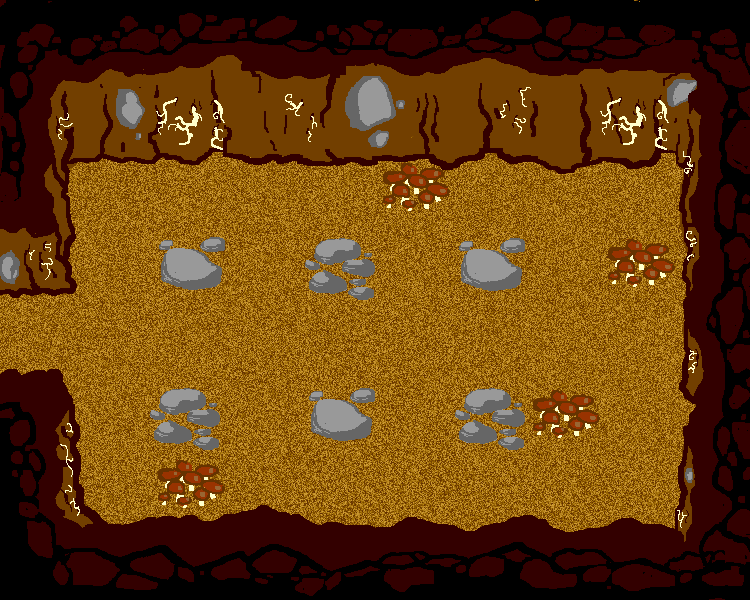

The image is a tile-based game level rendered from a .tmx file. Its description and source (layers, tilesets, objects; grid data summarised) follow:
An orthogonal 10x8 tile map with 75x75 px tiles, 1 tile layer (Tile Layer 1).

<map version="1.0" orientation="orthogonal" width="10" height="8" tilewidth="75" tileheight="75">
 <tileset firstgid="1" name="wall_v2" tilewidth="75" tileheight="75">
  <image source="wall_v2.gif" width="800" height="600" />
  <tile id="0">
   <properties>
    <property name="blocked" value="" />
   </properties>
  </tile>
  <tile id="1">
   <properties>
    <property name="blocked" value="" />
   </properties>
  </tile>
  <tile id="2">
   <properties>
    <property name="blocked" value="" />
   </properties>
  </tile>
  <tile id="3">
   <properties>
    <property name="blocked" value="" />
   </properties>
  </tile>
  <tile id="4">
   <properties>
    <property name="blocked" value="" />
   </properties>
  </tile>
  <tile id="5">
   <properties>
    <property name="blocked" value="" />
   </properties>
  </tile>
  <tile id="6">
   <properties>
    <property name="blocked" value="" />
   </properties>
  </tile>
  <tile id="7">
   <properties>
    <property name="blocked" value="" />
   </properties>
  </tile>
  <tile id="8">
   <properties>
    <property name="blocked" value="" />
   </properties>
  </tile>
  <tile id="9">
   <properties>
    <property name="blocked" value="" />
   </properties>
  </tile>
  <tile id="10">
   <properties>
    <property name="blocked" value="" />
   </properties>
  </tile>
  <tile id="19">
   <properties>
    <property name="blocked" value="" />
   </properties>
  </tile>
  <tile id="20">
   <properties>
    <property name="blocked" value="" />
   </properties>
  </tile>
  <tile id="29">
   <properties>
    <property name="blocked" value="" />
   </properties>
  </tile>
  <tile id="39">
   <properties>
    <property name="blocked" value="" />
   </properties>
  </tile>
  <tile id="49">
   <properties>
    <property name="blocked" value="" />
   </properties>
  </tile>
  <tile id="50">
   <properties>
    <property name="blocked" value="" />
   </properties>
  </tile>
  <tile id="59">
   <properties>
    <property name="blocked" value="" />
   </properties>
  </tile>
  <tile id="60">
   <properties>
    <property name="blocked" value="" />
   </properties>
  </tile>
  <tile id="69">
   <properties>
    <property name="blocked" value="" />
   </properties>
  </tile>
  <tile id="70">
   <properties>
    <property name="blocked" value="" />
   </properties>
  </tile>
  <tile id="71">
   <properties>
    <property name="blocked" value="" />
   </properties>
  </tile>
  <tile id="72">
   <properties>
    <property name="blocked" value="" />
   </properties>
  </tile>
  <tile id="73">
   <properties>
    <property name="blocked" value="" />
   </properties>
  </tile>
  <tile id="74">
   <properties>
    <property name="blocked" value="" />
   </properties>
  </tile>
  <tile id="75">
   <properties>
    <property name="blocked" value="" />
   </properties>
  </tile>
  <tile id="76">
   <properties>
    <property name="blocked" value="" />
   </properties>
  </tile>
  <tile id="77">
   <properties>
    <property name="blocked" value="" />
   </properties>
  </tile>
  <tile id="78">
   <properties>
    <property name="blocked" value="" />
   </properties>
  </tile>
  <tile id="79">
   <properties>
    <property name="blocked" value="" />
   </properties>
  </tile>
 </tileset>
 <layer name="Tile Layer 1" width="10" height="8">
  <data>[80 cells, 80 non-empty, 80 distinct tile ids]</data>
 </layer>
</map>